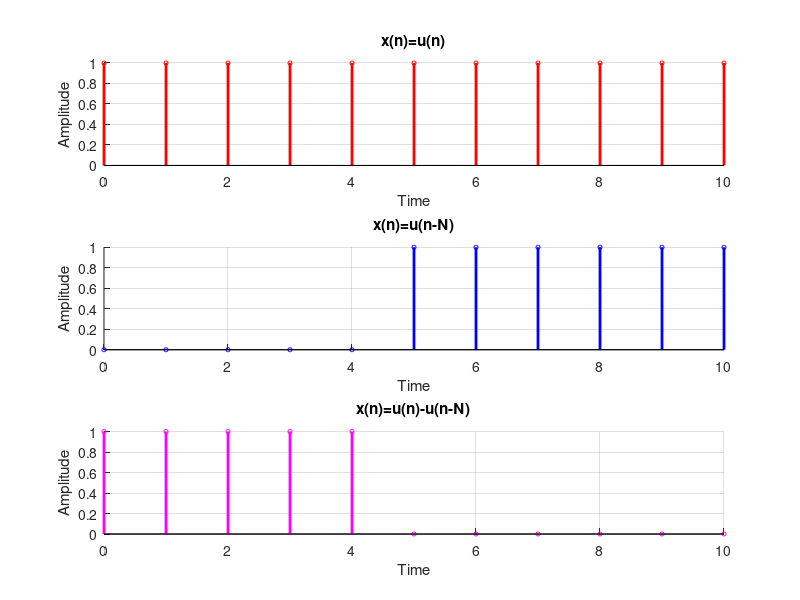

MATLAB code to generate this figure:
% Name: Priyadarshan Ghosh
% Roll no.: 72
clc;
clf;
N = input("Enter a value:");
n1 = 0:2*N;
x1 = n1 >= 0;
x2 = n1 >= N;
x3 = x1 - x2;
%x(n)=u(n)
subplot(3,1,1,'Position',[0.12 0.789 0.5 0.14]);
stem(n1,x1,'ro','linewidth', 2,'MarkerSize',3)
title ('x(n)=u(n)');
xlabel('Time');
ylabel('Amplitude');
axis([0, 2*N, 0, 1]);
grid on;
box off;
%x(n)=u(n-N)
subplot(3,1,2,'Position',[0.12 0.456 0.5 0.14]);
stem(n1,x2,'bo','linewidth', 2,'MarkerSize',3)
title ('x(n)=u(n-N)');
xlabel('Time');
ylabel('Amplitude');
axis([0, 2*N, 0, 1]);
grid on;
box off;
%x(n)=u(n)-u(n-N)
subplot(3,1,3,'Position',[0.12 0.12 0.5 0.14]);
stem(n1,x3,'mo','linewidth', 2,'MarkerSize',3)
title ('x(n)=u(n)-u(n-N)');
xlabel('Time');
ylabel('Amplitude');
axis([0, 2*N, 0, 1]);
grid on;
box off;
